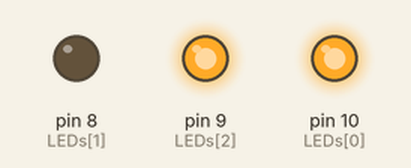
The sketch below on a simulated Arduino Uno, built with avr-gcc and run on an emulated ATmega328P. On the bench: output pins drawn as LEDs (lit = HIGH).

Above: at 0.05 s.
At 3.3 s:
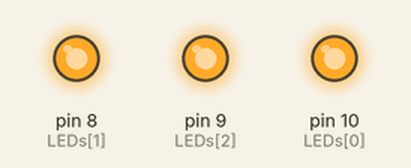
Timing chart, 0 to 6.5 s (numbered marks = the images above):
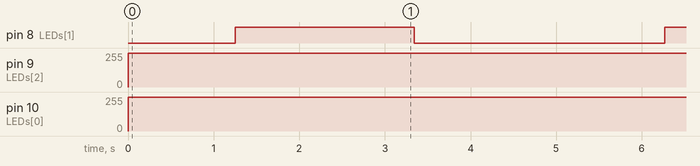

Measured:
- by itself, pin 8 (LEDs[1]): alternates HIGH for 2.1 s and LOW for 2.9 s
- by itself, pin 9 (LEDs[2]): repeats every 5.0 s: 255/255 3.3 s, 254/255 1.7 s
- by itself, pin 10 (LEDs[0]): alternates 255/255 for 3.3 s and 254/255 for 1.7 s

The sketch:

LEDRGB.ino
```cpp
byte const LEDs[3] = {10,8,9};
byte rampa = 0;
byte maca = 0;
void setup() {
     for(byte i = 0; i < 3; i++){
         pinMode(LEDs[i], 255);
         analogWrite(LEDs[i], 255);
     }
     analogWrite(LEDs[1], 0);
}

void loop() {
    for(byte i = 0; i < 255; i++){
      if (!rampa) analogWrite(LEDs[maca],~i);
      else analogWrite(LEDs[maca],i);
      delayMicroseconds(3267);
    }
    maca++;
    if (maca > 2) maca = 0;
    rampa = !rampa;
    }
```
